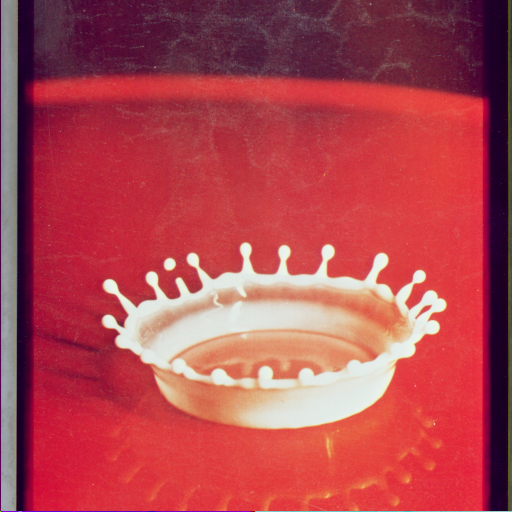
#> input picture OCV/Images/misc/4.2.01.tiff, 512 x 512 px, found by its file name
$ python P6.py
#> lines starting #> are read from the running program, lines starting #| are printed output that depends on the picture
# -*- coding: utf-8 -*-
"""
Created on Wed Oct 30 13:17:33 2019

@author: Graham

Subject: cv2.split() and cv2.merge()
"""

import cv2
import matplotlib.pyplot as plt
def main():
    imgp = "E:\\OCV\\Images\\misc\\4.2.01.tiff"
#    imgp2 = "E:\\OCV\\Images\\misc\\4.2.02.tif"
    img1 = cv2.imread(imgp, 1)
#> img1 is the input picture: shape (512, 512, 3); mean B, G, R 79.9, 70.5, 176.3
#    img2 = cv2.imread(imgp2, 1)

    img1 = cv2.cvtColor(img1, cv2.COLOR_BGR2RGB)
#    img2 = cv2.cvtColor(img2, cv2.COLOR_BGR2RGB)

    r, g, b = cv2.split(img1)
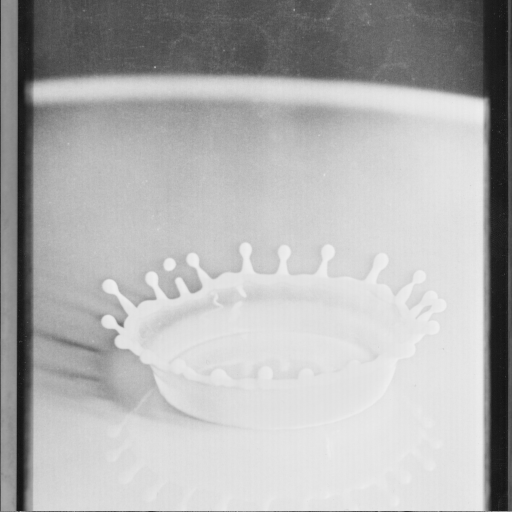
#> r: shape (512, 512); min 19, max 239, mean 176.3
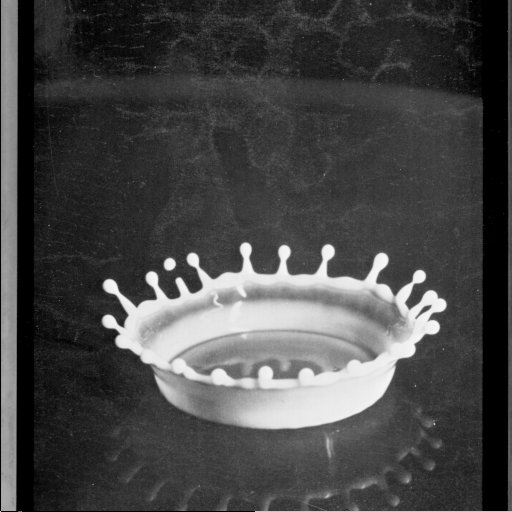
#> g: shape (512, 512); min 0, max 247, mean 70.5
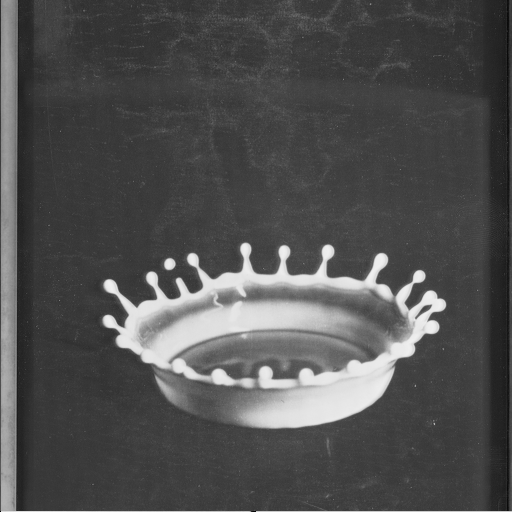
#> b: shape (512, 512); min 0, max 240, mean 79.9
    mer = cv2.merge((r, g, b))
    titles = ["Original","Red","Green","Blue"]
    images = [mer, r, g, b]

    print("\nThe Subplotted images by using split and Merge:\n")

    for i in range(4):
        plt.subplot(2, 2, i+1)
        if i==0:
            plt.imshow(images[i])
            plt.title(titles[i])
            plt.xticks([])
            plt.yticks([])
        else:
            plt.imshow(images[i],cmap = "gray")
            plt.title(titles[i])
            plt.xticks([])
            plt.yticks([])
    plt.show()
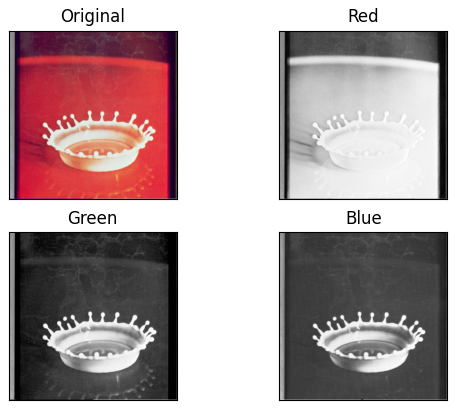
#> figure drawn by matplotlib, 4 panels

if __name__ == "__main__":
    main()

$ run again, with OCV/Images/misc/4.1.03.tiff copied over OCV/Images/misc/4.2.01.tiff
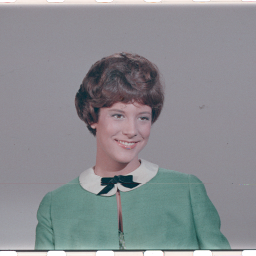
#> input picture OCV/Images/misc/4.1.03.tiff, 256 x 256 px, found by its file name
#> in main, img1 is the input picture: shape (256, 256, 3); mean B, G, R 144, 140, 137.6
#> in main, `r, g, b = cv2.split(img1)`:
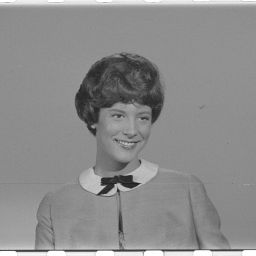
#> g: shape (256, 256); min 28, max 255, mean 140
#> in main, `plt.show()`:
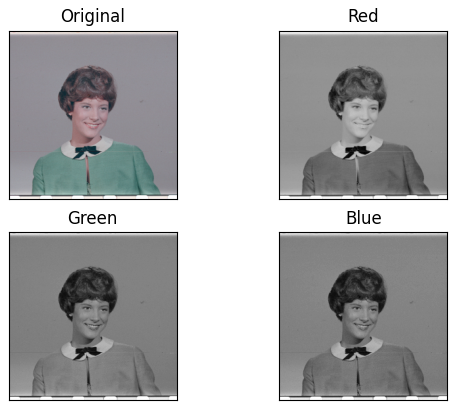
#> figure drawn by matplotlib, 4 panels
